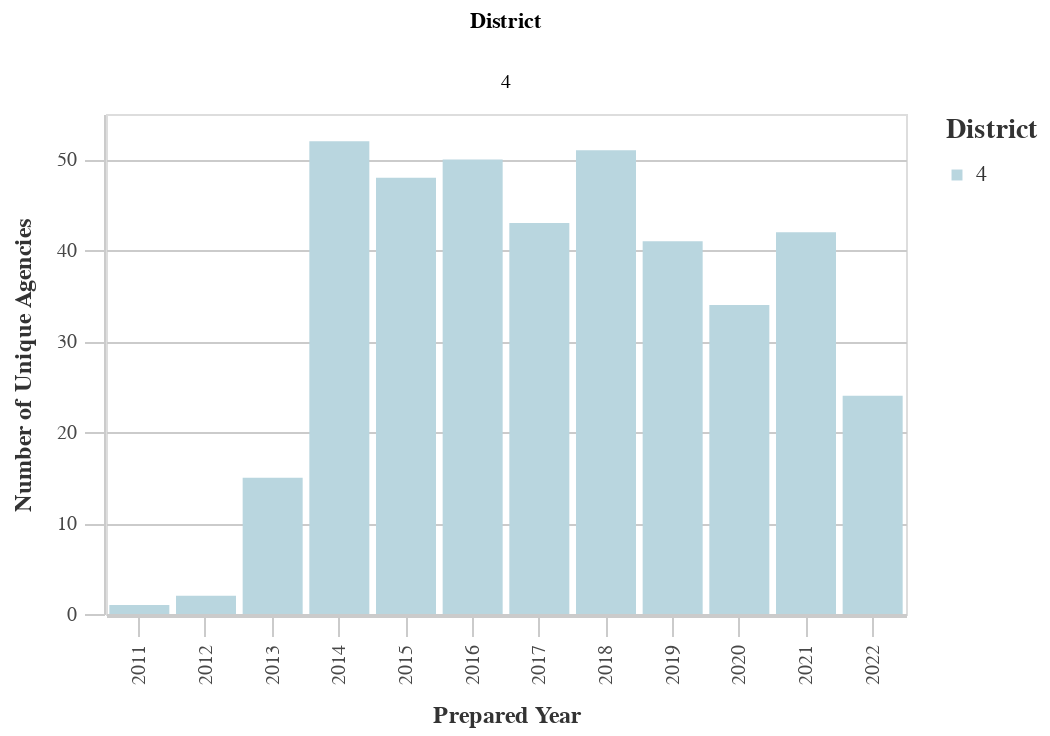

Write notebook code for a chart like this one.
### Markdown cell above
### Number of Unique Prefix Codes by District

### Code cell
#Unique Prefixes by Dist
dist_years_prefix = ((
        df
        >> group_by(_.prepared_y, _.dist)
        >> summarize(n=_.prefix.nunique())
        >> arrange(-_.prepared_y)
    ).rename(columns={'dist':'District', 'n':'Count'}))

chart11 = (alt.Chart(dist_years_prefix).mark_bar().encode(
        column='District:N',
        x=alt.X('prepared_y:O', title='Prepared Year'),
        y=alt.Y('Count:Q', title='Number of Unique Agencies'),
        color = alt.Color("District:N", 
                              scale=alt.Scale(
                                  range=altair_utils.CALITP_SEQUENTIAL_COLORS),  
                               legend=alt.Legend(title="District")
                              )
                              ))
chart11 = styleguide.preset_chart_config(chart11)
chart11 = _dla_utils_reports.add_tooltip(chart11, 'prepared_y','Count')
    

display(chart11)

### Figure 1 — Vega-Lite specification as saved in the notebook (floating-point values rounded to 4 significant figures)
{"config": {"view": {"continuousWidth": 400, "continuousHeight": 300}, "axis": {"domainColor": "#cbcbcb", "grid": true, "gridColor": "#cbcbcb", "gridWidth": 1, "labelColor": "#474747", "labelFont": "Nunito Sans", "labelFontSize": 10, "labelPadding": 4, "tickColor": "#cbcbcb", "tickSize": 10, "titleColor": "#333", "titleFont": "Raleway", "titleFontSize": 12, "titlePadding": 10}, "axisBand": {"grid": false}, "background": "white", "font": "Raleway", "header": {"labelFont": "Nunito Sans", "titleFont": "Raleway"}, "legend": {"labelColor": "#333", "labelFont": "Nunito Sans", "labelFontSize": 11, "labelLimit": 0, "padding": 1, "symbolSize": 30, "symbolType": "square", "titleColor": "#333", "titleFont": "Raleway", "titleFontSize": 14, "titlePadding": 10}, "title": {"anchor": "middle", "font": "Raleway", "fontSize": 18, "fontWeight": 300, "offset": 20}}, "data": {"name": "data-95534a96a6c3103bb4ba29867cebe80f"}, "mark": "bar", "encoding": {"color": {"field": "District", "legend": {"title": "District"}, "scale": {"range": ["#B9D6DF", "#8CBCCB", "#2EA8CE", "#136C97", "#0B405B"]}, "type": "nominal"}, "column": {"field": "District", "type": "nominal"}, "tooltip": [{"field": "prepared_y", "type": "quantitative"}, {"field": "Count", "type": "quantitative"}], "x": {"field": "prepared_y", "title": "Prepared Year", "type": "ordinal"}, "y": {"field": "Count", "title": "Number of Unique Agencies", "type": "quantitative"}}, "height": 250, "width": 400, "$schema": "https://vega.github.io/schema/vega-lite/v4.17.0.json", "datasets": {"data-95534a96a6c3103bb4ba29867cebe80f": [{"prepared_y": 2022.0, "District": 4, "Count": 24}, {"prepared_y": 2021.0, "District": 4, "Count": 42}, {"prepared_y": 2020.0, "District": 4, "Count": 34}, {"prepared_y": 2019.0, "District": 4, "Count": 41}, {"prepared_y": 2018.0, "District": 4, "Count": 51}, {"prepared_y": 2017.0, "District": 4, "Count": 43}, {"prepared_y": 2016.0, "District": 4, "Count": 50}, {"prepared_y": 2015.0, "District": 4, "Count": 48}, {"prepared_y": 2014.0, "District": 4, "Count": 52}, {"prepared_y": 2013.0, "District": 4, "Count": 15}, {"prepared_y": 2012.0, "District": 4, "Count": 2}, {"prepared_y": 2011.0, "District": 4, "Count": 1}]}}
